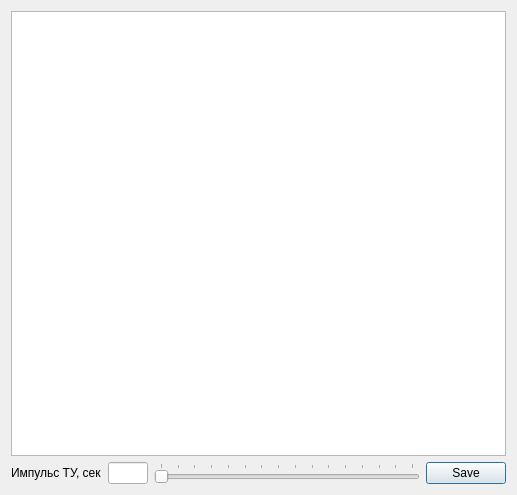
<?xml version="1.0" encoding="UTF-8"?>
<ui version="4.0">
 <class>DlgTuInfo</class>
 <widget class="QDialog" name="DlgTuInfo">
  <property name="geometry">
   <rect>
    <x>0</x>
    <y>0</y>
    <width>517</width>
    <height>495</height>
   </rect>
  </property>
  <property name="windowTitle">
   <string>Dialog</string>
  </property>
  <layout class="QGridLayout" name="gridLayout">
   <item row="0" column="0">
    <widget class="QTableWidget" name="tableTu"/>
   </item>
   <item row="1" column="0">
    <layout class="QHBoxLayout" name="horizontalLayout" stretch="0,0,3,0">
     <item>
      <widget class="QLabel" name="label">
       <property name="sizePolicy">
        <sizepolicy hsizetype="Fixed" vsizetype="Preferred">
         <horstretch>0</horstretch>
         <verstretch>0</verstretch>
        </sizepolicy>
       </property>
       <property name="text">
        <string>Импульс ТУ, сек</string>
       </property>
      </widget>
     </item>
     <item>
      <widget class="QLineEdit" name="lineEditDelay">
       <property name="sizePolicy">
        <sizepolicy hsizetype="Fixed" vsizetype="Fixed">
         <horstretch>0</horstretch>
         <verstretch>0</verstretch>
        </sizepolicy>
       </property>
       <property name="maximumSize">
        <size>
         <width>40</width>
         <height>16777215</height>
        </size>
       </property>
      </widget>
     </item>
     <item>
      <widget class="QSlider" name="SliderDelay">
       <property name="maximum">
        <number>15</number>
       </property>
       <property name="pageStep">
        <number>1</number>
       </property>
       <property name="orientation">
        <enum>Qt::Horizontal</enum>
       </property>
       <property name="tickPosition">
        <enum>QSlider::TicksAbove</enum>
       </property>
      </widget>
     </item>
     <item>
      <widget class="QDialogButtonBox" name="buttonBox">
       <property name="orientation">
        <enum>Qt::Horizontal</enum>
       </property>
       <property name="standardButtons">
        <set>QDialogButtonBox::Save</set>
       </property>
      </widget>
     </item>
    </layout>
   </item>
  </layout>
 </widget>
 <resources/>
 <connections>
  <connection>
   <sender>buttonBox</sender>
   <signal>accepted()</signal>
   <receiver>DlgTuInfo</receiver>
   <slot>accept()</slot>
   <hints>
    <hint type="sourcelabel">
     <x>590</x>
     <y>474</y>
    </hint>
    <hint type="destinationlabel">
     <x>157</x>
     <y>274</y>
    </hint>
   </hints>
  </connection>
  <connection>
   <sender>buttonBox</sender>
   <signal>rejected()</signal>
   <receiver>DlgTuInfo</receiver>
   <slot>reject()</slot>
   <hints>
    <hint type="sourcelabel">
     <x>590</x>
     <y>480</y>
    </hint>
    <hint type="destinationlabel">
     <x>286</x>
     <y>274</y>
    </hint>
   </hints>
  </connection>
 </connections>
</ui>
